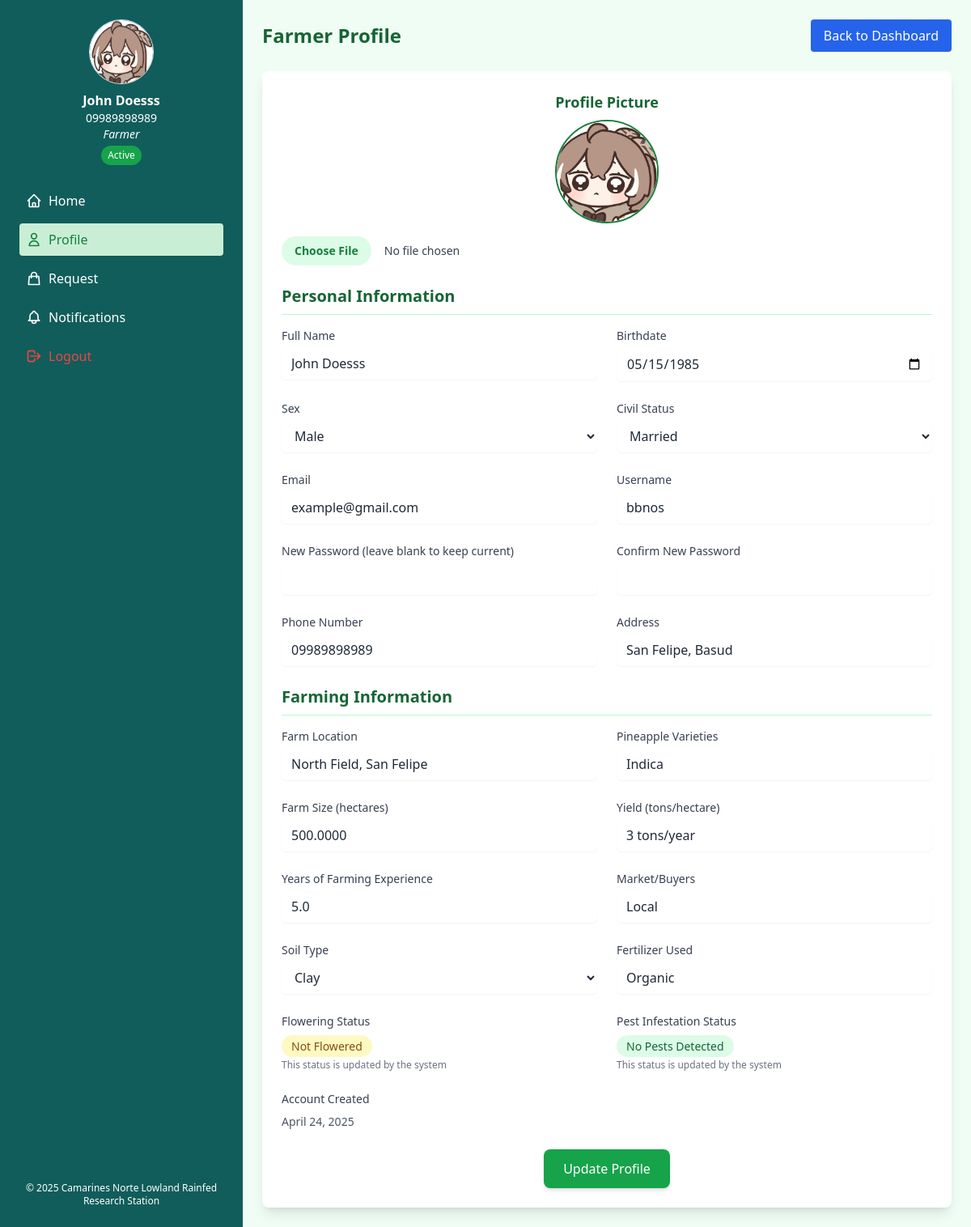
Page /farmerprofile.php on the committed database.
### tables this page shows
CREATE TABLE `farmer_acc` (
  `farmer_id` int(11) NOT NULL,
  `name` varchar(100) NOT NULL,
  `birthdate` date DEFAULT NULL,
  `age` int(3) DEFAULT NULL,
  `sex` varchar(10) DEFAULT NULL,
  `email` varchar(100) DEFAULT NULL,
  `civil_status` varchar(20) DEFAULT NULL,
  `username` varchar(255) NOT NULL,
  `password` varchar(255) NOT NULL,
  `contact_num` varchar(20) NOT NULL,
  `municipality` varchar(100) DEFAULT NULL,
  `barangay` varchar(100) DEFAULT NULL,
  `address` text DEFAULT NULL,
  `farm_location` text DEFAULT NULL,
  `varieties` varchar(255) DEFAULT NULL,
  `plantation_area` decimal(10,4) DEFAULT NULL,
  `yield` varchar(50) DEFAULT NULL,
  `years_farming` decimal(3,1) DEFAULT NULL,
  `market` varchar(50) DEFAULT NULL,
  `soil_type` varchar(100) DEFAULT NULL,
  `fertilizer` varchar(100) DEFAULT NULL,
  `profile_picture` varchar(255) DEFAULT 'default.jpg',
  `status` varchar(50) DEFAULT 'Active',
  `flowered` int(11) DEFAULT 0,
  `pested` int(11) DEFAULT 0,
  `created_at` timestamp NOT NULL DEFAULT current_timestamp(),
  `fertilizer_month` varchar(20) DEFAULT NULL,
  `fertilizer_type` varchar(50) DEFAULT NULL,
  `per_plant_grams` decimal(10,2) DEFAULT NULL,
  `fertilizer_sacks` int(11) DEFAULT NULL,
  `area` varchar(50) DEFAULT NULL,
  `last_harvest` varchar(50) DEFAULT NULL,
  `total_planted` int(11) DEFAULT 0,
  `month_of_harvest` varchar(255) DEFAULT NULL,
  `harvest_product` varchar(255) DEFAULT NULL,
  `harvest_quantity` varchar(255) DEFAULT NULL,
  `harvest_status` varchar(255) DEFAULT 'Pending',
  `pest_data` text DEFAULT '[]'
);

### farmerprofile.php (the view, shortened to what the rows shown need)
<?php
require_once 'db_connect.php';
$farmer_data = getFarmerData($conn);
$profileImageSrc = displayProfileImage($farmer_data['profile_picture']);
?>
<!DOCTYPE html>
<html lang="en">
<head>
    <script src="https://cdn.tailwindcss.com"></script>
</head>
<body class="bg-green-50 font-sans">
    <div class="flex min-h-screen">
<aside id="sidebar" class="w-full md:w-64 lg:w-1/4 bg-[#115D5B] p-6 h-screen fixed top-0 left-0 transform -translate-x-full md:translate-x-0 transition-transform duration-300 ease-in-out flex flex-col justify-between text-white z-40">
    <div>
                <div class="flex flex-col items-center text-center">
                    <img src="<?php echo htmlspecialchars($profileImageSrc); ?>" alt="Profile" class="w-20 h-20 rounded-full border mb-2">
                    <h2 class="font-bold"><?php echo htmlspecialchars($farmer_data['name']); ?></h2>
                    <p class="text-sm"><?php echo htmlspecialchars($farmer_data['contact_num']); ?></p>
                    <p class="text-sm italic">Farmer</p>
                    <?php if(isset($farmer_data['status'])): ?>
                        <p class="text-xs mt-1 px-2 py-1 rounded-full <?= $farmer_data['status'] == 'Active' ? 'bg-green-600' : 'bg-red-600' ?>">
                            <?= htmlspecialchars($farmer_data['status']) ?>
                        </p>
                    <?php endif; ?>
                </div>
            </div>
        </aside>
        <main class="w-3/4 p-6 ml-[25%]">
            <header class="flex justify-between items-center mb-6">
                <h1 class="text-2xl font-bold text-green-800">Farmer Profile</h1>
            </header>
            <div class="bg-white p-6 rounded-lg shadow-lg">
                <form action="<?php echo htmlspecialchars($_SERVER["PHP_SELF"]); ?>" method="post" enctype="multipart/form-data" class="space-y-6">
                    <div class="flex flex-col items-center mb-6">
                        <h3 class="text-lg font-bold mb-2 text-green-800">Profile Picture</h3>
                        <img id="image-preview" src="<?php echo htmlspecialchars($profileImageSrc); ?>" alt="Profile Preview" class="w-32 h-32 rounded-full object-cover border-2 border-green-700 mb-4 bg-white">
                        <input type="file" name="profile_pic" id="profile_pic" accept="image/*"
                               class="block w-full text-sm text-gray-700 file:mr-4 file:py-2 file:px-4
                                      file:rounded-full file:border-0 file:text-sm file:font-semibold
                                      file:bg-green-100 file:text-green-700 hover:file:bg-green-200"
                               onchange="previewImage(event)">
                    </div>
                    <div class="mb-8">
                        <div class="grid grid-cols-1 md:grid-cols-2 gap-6">
                            <div>
                                <label for="name" class="block text-sm font-medium text-gray-700">Full Name</label>
                                <input type="text" name="name" id="name" value="<?php echo htmlspecialchars($farmer_data['name']); ?>"
                                       class="mt-1 block w-full rounded-md border-gray-300 shadow-sm focus:border-green-500 focus:ring focus:ring-green-500 focus:ring-opacity-50
                                              bg-white text-gray-800 px-3 py-2">
                            </div>
                            <div>
                                <label for="birthdate" class="block text-sm font-medium text-gray-700">Birthdate</label>
                                <input type="date" name="birthdate" id="birthdate" value="<?php echo htmlspecialchars($farmer_data['birthdate']); ?>"
                                       class="mt-1 block w-full rounded-md border-gray-300 shadow-sm focus:border-green-500 focus:ring focus:ring-green-500 focus:ring-opacity-50
                                              bg-white text-gray-800 px-3 py-2">
                            </div>
                            <div>
                                <label for="sex" class="block text-sm font-medium text-gray-700">Sex</label>
                                <select name="sex" id="sex" class="mt-1 block w-full rounded-md border-gray-300 shadow-sm focus:border-green-500 focus:ring focus:ring-green-500 focus:ring-opacity-50
                                        bg-white text-gray-800 px-3 py-2">
                                    <option value="Male" <?php echo ($farmer_data['sex'] == 'Male') ? 'selected' : ''; ?>>Male</option>
                                </select>
                            </div>
                            <div>
                                <label for="civil_status" class="block text-sm font-medium text-gray-700">Civil Status</label>
                                <select name="civil_status" id="civil_status" class="mt-1 block w-full rounded-md border-gray-300 shadow-sm focus:border-green-500 focus:ring focus:ring-green-500 focus:ring-opacity-50
                                        bg-white text-gray-800 px-3 py-2">
                                    <option value="Married" <?php echo ($farmer_data['civil_status'] == 'Married') ? 'selected' : ''; ?>>Married</option>
                                </select>
                            </div>
                            <div>
                                <label for="email" class="block text-sm font-medium text-gray-700">Email</label>
                                <input type="email" name="email" id="email" value="<?php echo htmlspecialchars($farmer_data['email']); ?>"
                                       class="mt-1 block w-full rounded-md border-gray-300 shadow-sm focus:border-green-500 focus:ring focus:ring-green-500 focus:ring-opacity-50
                                              bg-white text-gray-800 px-3 py-2">
                            </div>
                            <div>
                                <label for="username" class="block text-sm font-medium text-gray-700">Username</label>
                                <input type="text" name="username" id="username" value="<?php echo htmlspecialchars($farmer_data['username']); ?>"
                                       class="mt-1 block w-full rounded-md border-gray-300 shadow-sm focus:border-green-500 focus:ring focus:ring-green-500 focus:ring-opacity-50
                                              bg-white text-gray-800 px-3 py-2">
                            </div>
                            <div>
                                <label for="contact_num" class="block text-sm font-medium text-gray-700">Phone Number</label>
                                <input type="text" name="contact_num" id="contact_num" value="<?php echo htmlspecialchars($farmer_data['contact_num']); ?>"
                                       class="mt-1 block w-full rounded-md border-gray-300 shadow-sm focus:border-green-500 focus:ring focus:ring-green-500 focus:ring-opacity-50
                                              bg-white text-gray-800 px-3 py-2">
                            </div>
                            <div>
                                <label for="address" class="block text-sm font-medium text-gray-700">Address</label>
                                <input type="text" name="address" id="address" value="<?php echo htmlspecialchars($farmer_data['address']); ?>"
                                       class="mt-1 block w-full rounded-md border-gray-300 shadow-sm focus:border-green-500 focus:ring focus:ring-green-500 focus:ring-opacity-50
                                              bg-white text-gray-800 px-3 py-2">
                            </div>
                        </div>
                    </div>
                    <div class="mb-8">
                        <div class="grid grid-cols-1 md:grid-cols-2 gap-6">
                            <div>
                                <label for="farm_location" class="block text-sm font-medium text-gray-700">Farm Location</label>
                                <input type="text" name="farm_location" id="farm_location" value="<?php echo htmlspecialchars($farmer_data['farm_location']); ?>"
                                       class="mt-1 block w-full rounded-md border-gray-300 shadow-sm focus:border-green-500 focus:ring focus:ring-green-500 focus:ring-opacity-50
                                              bg-white text-gray-800 px-3 py-2">
                            </div>
                            <div>
                                <label for="varieties" class="block text-sm font-medium text-gray-700">Pineapple Varieties</label>
                                <input type="text" name="varieties" id="varieties" value="<?php echo htmlspecialchars($farmer_data['varieties']); ?>"
                                       class="mt-1 block w-full rounded-md border-gray-300 shadow-sm focus:border-green-500 focus:ring focus:ring-green-500 focus:ring-opacity-50
                                              bg-white text-gray-800 px-3 py-2">
                            </div>
                            <div>
                                    <label for="plantation_area" class="block text-sm font-medium text-gray-700">Farm Size (hectares)</label>
                                    <input type="text" name="plantation_area" id="plantation_area" value="<?php echo htmlspecialchars($farmer_data['plantation_area']); ?>"
                                    class="mt-1 block w-full rounded-md border-gray-300 shadow-sm focus:border-green-500 focus:ring focus:ring-green-500 focus:ring-opacity-50
                                    bg-white text-gray-800 px-3 py-2">
                                </div>
                            <div>
                                <label for="yield" class="block text-sm font-medium text-gray-700">Yield (tons/hectare)</label>
                                <input type="text" name="yield" id="yield" value="<?php echo htmlspecialchars($farmer_data['yield']); ?>"
                                       class="mt-1 block w-full rounded-md border-gray-300 shadow-sm focus:border-green-500 focus:ring focus:ring-green-500 focus:ring-opacity-50
                                              bg-white text-gray-800 px-3 py-2">
                            </div>
                            <div>
                                <label for="years_farming" class="block text-sm font-medium text-gray-700">Years of Farming Experience</label>
                                <input type="text" name="years_farming" id="years_farming" value="<?php echo htmlspecialchars($farmer_data['years_farming']); ?>"
                                       class="mt-1 block w-full rounded-md border-gray-300 shadow-sm focus:border-green-500 focus:ring focus:ring-green-500 focus:ring-opacity-50
                                              bg-white text-gray-800 px-3 py-2">
                            </div>
                            <div>
                                <label for="market" class="block text-sm font-medium text-gray-700">Market/Buyers</label>
                                <input type="text" name="market" id="market" value="<?php echo htmlspecialchars($farmer_data['market']); ?>"
                                       class="mt-1 block w-full rounded-md border-gray-300 shadow-sm focus:border-green-500 focus:ring focus:ring-green-500 focus:ring-opacity-50
                                              bg-white text-gray-800 px-3 py-2">
                            </div>
                            <div>
                                <label for="soil_type" class="block text-sm font-medium text-gray-700">Soil Type</label>
                                <select name="soil_type" id="soil_type" class="mt-1 block w-full rounded-md border-gray-300 shadow-sm focus:border-green-500 focus:ring focus:ring-green-500 focus:ring-opacity-50
                                        bg-white text-gray-800 px-3 py-2">
                                    <option value="Clay" <?php echo ($farmer_data['soil_type'] == 'Clay') ? 'selected' : ''; ?>>Clay</option>
                                </select>
                            </div>
                            <div>
                                <label for="fertilizer" class="block text-sm font-medium text-gray-700">Fertilizer Used</label>
                                <input type="text" name="fertilizer" id="fertilizer" value="<?php echo htmlspecialchars($farmer_data['fertilizer']); ?>"
                                       class="mt-1 block w-full rounded-md border-gray-300 shadow-sm focus:border-green-500 focus:ring focus:ring-green-500 focus:ring-opacity-50
                                              bg-white text-gray-800 px-3 py-2">
                            </div>
                            <div>
                                <label class="block text-sm font-medium text-gray-700">Account Created</label>
                                <div class="mt-2 text-sm text-gray-600">
                                    <?php echo date('F j, Y', strtotime($farmer_data['created_at'])); ?>
                                </div>
                            </div>
                        </div>
                    </div>
                </form>
            </div>
        </main>
    </div>
</body>
</html>

### rows in the picture
farmer_acc: profile_picture (picture), name "John Doesss", contact_num "09989898989", status "Active", birthdate "05/15/1985", sex "Male", civil_status "Married", email "example@gmail.com", username "bbnos", address "San Felipe, Basud", farm_location "North Field, San Felipe", varieties "Indica", plantation_area "500.0000", yield "3 tons/year", years_farming "5.0", market "Local", soil_type "Clay", fertilizer "Organic", created_at "April 24, 2025"
